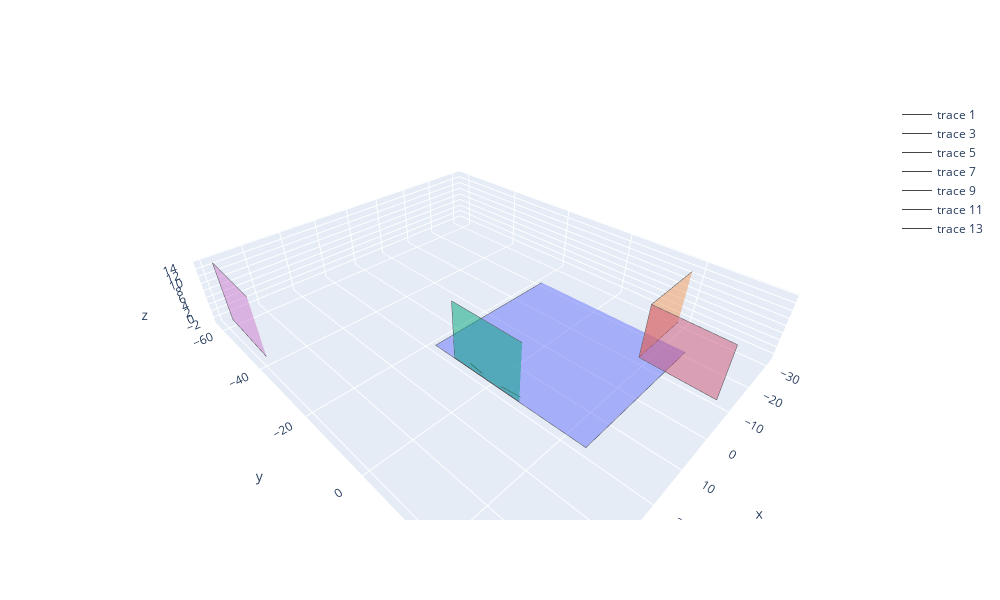

Source (notebook cell):
### Code cell
# Plot the scan
scan.plot()

### Figure 1 — Plotly figure (JSON) as saved in the notebook; plotly's stock layout.template omitted (floating-point values rounded to 4 significant figures)
{"data": [{"opacity": 0.5, "type": "mesh3d", "x": [-20.83, 18.51, 18.51, -20.83], "y": [-18.09, -18.09, 24.84, 24.84], "z": [-3.219, -3.184, -3.137, -3.172]}, {"line": {"color": "rgb(70,70,70)", "width": 1}, "mode": "lines", "type": "scatter3d", "x": [-20.83, 18.51, 18.51, -20.83], "y": [-18.09, -18.09, 24.84, 24.84], "z": [-3.219, -3.184, -3.137, -3.172]}, {"opacity": 0.5, "type": "mesh3d", "x": [18.38, 18.38, 18.6, 18.6], "y": [8.077, -11.66, -11.66, 8.077], "z": [-3.188, -3.188, 12.63, 12.63]}, {"line": {"color": "rgb(70,70,70)", "width": 1}, "mode": "lines", "type": "scatter3d", "x": [18.38, 18.38, 18.6, 18.6], "y": [8.077, -11.66, -11.66, 8.077], "z": [-3.188, -3.188, 12.63, 12.63]}, {"opacity": 0.5, "type": "mesh3d", "x": [-30.57, -11.57, -11.57, -30.57], "y": [17.99, 18.2, 18.22, 18.01], "z": [-3.19, -3.19, 11.59, 11.59]}, {"line": {"color": "rgb(70,70,70)", "width": 1}, "mode": "lines", "type": "scatter3d", "x": [-30.57, -11.57, -11.57, -30.57], "y": [17.99, 18.2, 18.22, 18.01], "z": [-3.19, -3.19, 11.59, 11.59]}, {"opacity": 0.5, "type": "mesh3d", "x": [-11.57, -11.02, -11.02, -11.57], "y": [18.2, 36.72, 36.75, 18.22], "z": [-3.19, -3.221, 11.56, 11.59]}, {"line": {"color": "rgb(70,70,70)", "width": 1}, "mode": "lines", "type": "scatter3d", "x": [-11.57, -11.02, -11.02, -11.57], "y": [18.2, 36.72, 36.75, 18.22], "z": [-3.19, -3.221, 11.56, 11.59]}, {"opacity": 0.5, "type": "mesh3d", "x": [48.88, 48.2, 48.33, 49.01], "y": [-41.91, -61.55, -61.56, -41.91], "z": [-2.739, -2.734, 13.65, 13.64]}, {"line": {"color": "rgb(70,70,70)", "width": 1}, "mode": "lines", "type": "scatter3d", "x": [48.88, 48.2, 48.33, 49.01], "y": [-41.91, -61.55, -61.56, -41.91], "z": [-2.739, -2.734, 13.65, 13.64]}, {"opacity": 0.5, "type": "mesh3d", "x": [17.53, 17.8, 18.38, 18.11], "y": [7.71, 2.794, 2.859, 7.775], "z": [-2.775, -3.042, -2.39, -2.123]}, {"line": {"color": "rgb(70,70,70)", "width": 1}, "mode": "lines", "type": "scatter3d", "x": [17.53, 17.8, 18.38, 18.11], "y": [7.71, 2.794, 2.859, 7.775], "z": [-2.775, -3.042, -2.39, -2.123]}, {"opacity": 0.5, "type": "mesh3d", "x": [17.76, 17.5, 18.08, 18.35], "y": [-2.866, -6.934, -7.007, -2.939], "z": [-3.045, -2.8, -2.115, -2.36]}, {"line": {"color": "rgb(70,70,70)", "width": 1}, "mode": "lines", "type": "scatter3d", "x": [17.76, 17.5, 18.08, 18.35], "y": [-2.866, -6.934, -7.007, -2.939], "z": [-3.045, -2.8, -2.115, -2.36]}], "layout": {"height": 600, "scene": {"aspectmode": "data"}, "width": 1000}}
